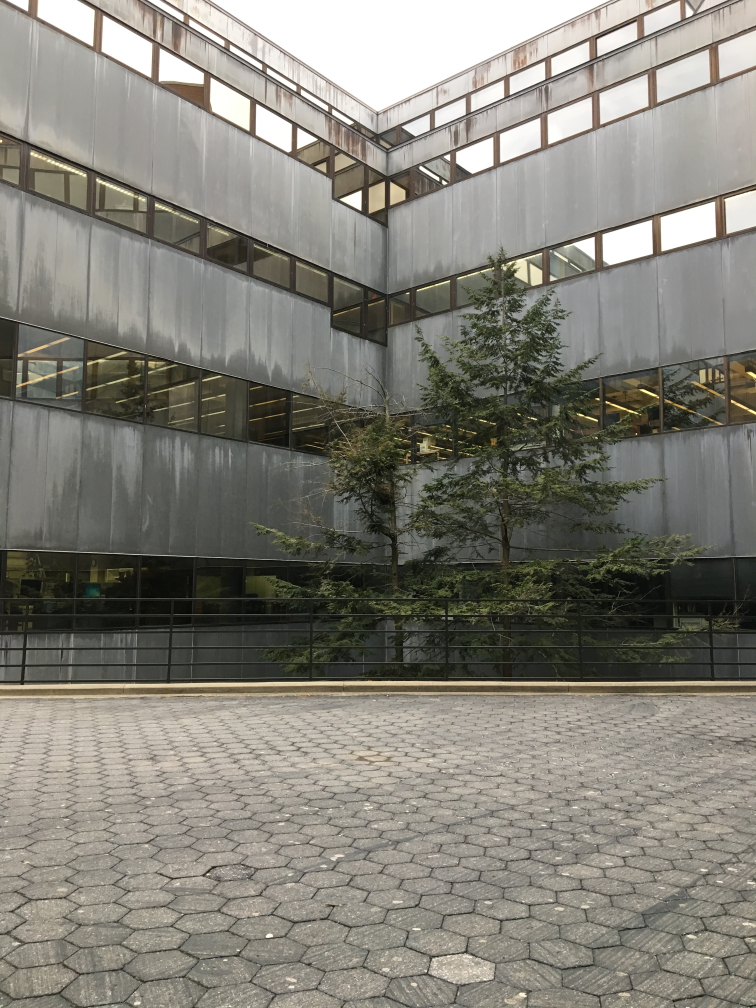
%> input picture HW3/submit/ori_pic1.jpg, 3024 x 4032 px (shown at 1/4 size)
$ octave MultiHW3.m   (GNU Octave 9; MATLAB toolbox functions it lacks are replaced by stand-ins)
%> lines starting %> are read from the running program, lines starting %| are printed output that depends on the picture
o_pic1 = imread('ori_pic1.jpg');
o_pic2 = imread('ori_pic2.jpg');
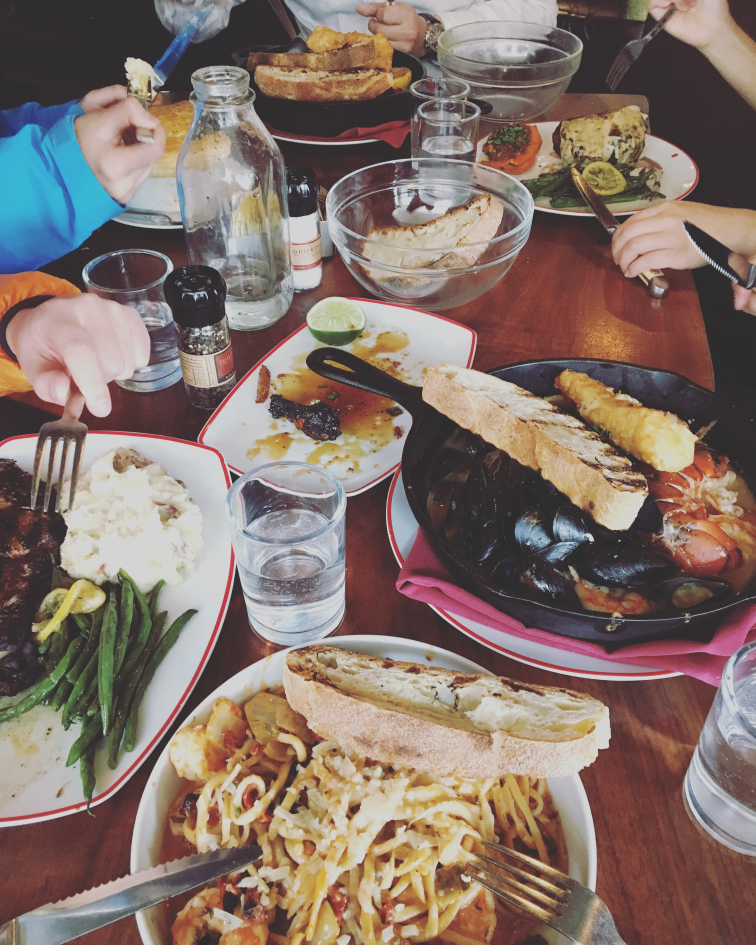
%> input picture HW3/submit/ori_pic2.jpg, 3024 x 3779 px (shown at 1/4 size)
o_pic3 = imread('ori_pic3.jpg');
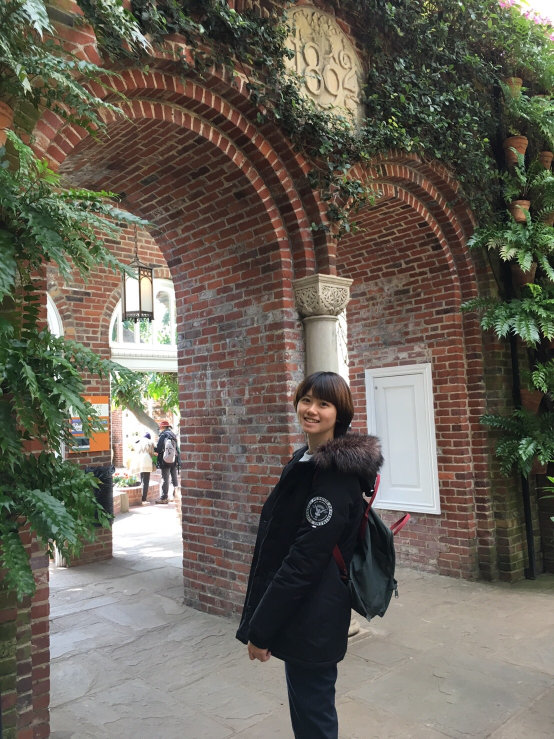
%> input picture HW3/submit/ori_pic3.jpg, 1108 x 1478 px (shown at 1/2 size)
%> o_pic3 is the input picture: size 1478x1108x3 uint8; mean R, G, B 104.8, 99.3, 88.6

%------------------grey scale & down sampled 4:1:1---------------%
[grey1, cb1, cr1] = grey_sample(o_pic1);
% [152 lines not run here, left out]
function [grey, cb, cr] = grey_sample(picture)    % greyscale and down sample cb and cr
    %------ grey scale -----%
    [r, c, rgb] = size(picture);
%> r = 4032; c = 3024; rgb = 3
    grey = zeros(r, c);
    grey(:,:) = uint8(0.299*picture(:,:,1)+0.587*picture(:,:,2)+0.114*picture(:,:,3));
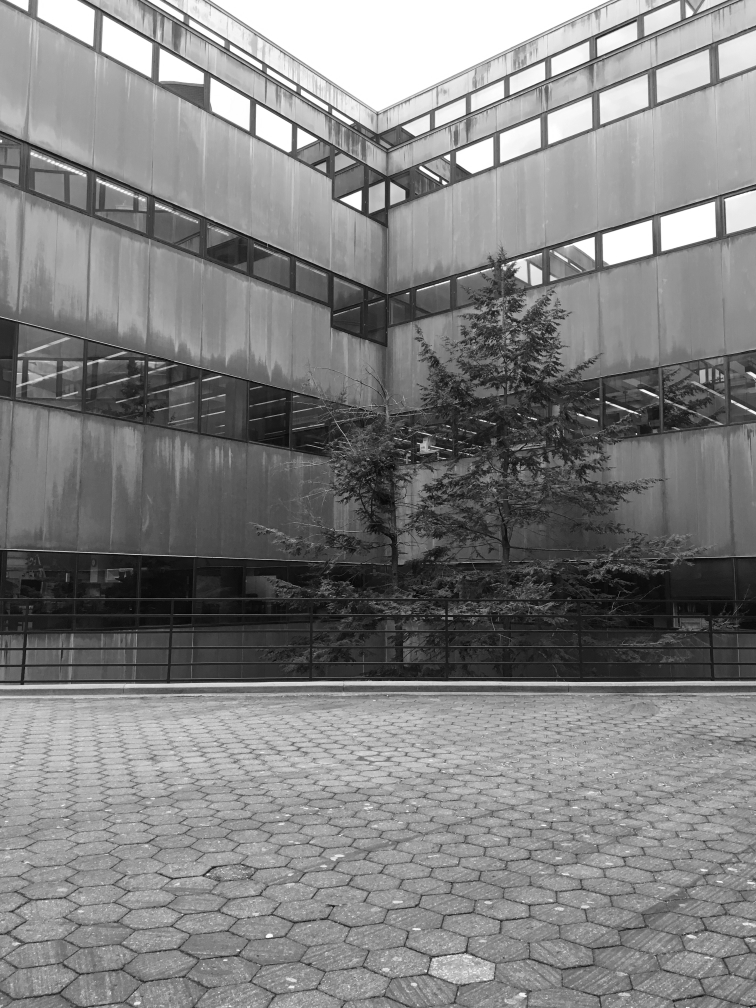
%> grey: size 4032x3024 double (shown at 1/4 size); min 0, max 255, mean 128.1
%> the run ends on the next line
    %------ get cb, cr and down sampled to 4:1:1 ----%
    cb = zeros(r, c/4);
    cr = zeros(r, c/4);
    for i = 1 : r
        for j = 1 : 4 : c
            cb(i,j) = -0.169*picture(i,j,1)+(-0.331)*picture(i,j,2)+0.5*picture(i,j,3);
            cr(i,j) = 0.5*picture(i,j,1)+(-0.419)*picture(i,j,2)+(-0.081)*picture(i,j,3);
        end
    end
end
